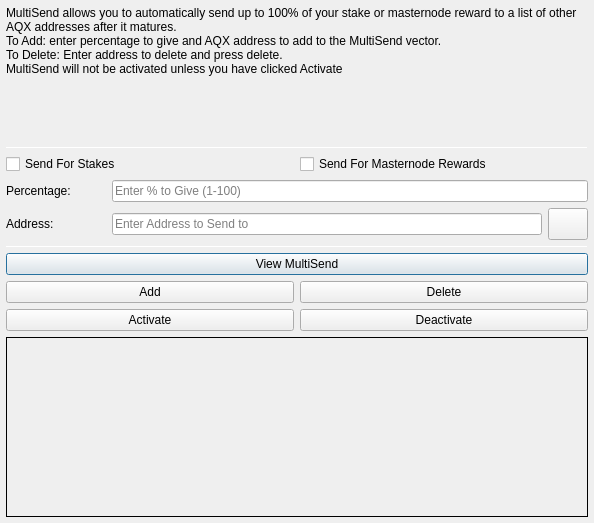
<?xml version="1.0" encoding="UTF-8"?>
<ui version="4.0">
 <class>MultiSendDialog</class>
 <widget class="QDialog" name="MultiSendDialog">
  <property name="windowModality">
   <enum>Qt::NonModal</enum>
  </property>
  <property name="geometry">
   <rect>
    <x>0</x>
    <y>0</y>
    <width>594</width>
    <height>523</height>
   </rect>
  </property>
  <property name="windowTitle">
   <string>MultiSend</string>
  </property>
  <layout class="QVBoxLayout" name="verticalLayout" stretch="0">
   <property name="leftMargin">
    <number>6</number>
   </property>
   <property name="topMargin">
    <number>6</number>
   </property>
   <property name="rightMargin">
    <number>6</number>
   </property>
   <property name="bottomMargin">
    <number>6</number>
   </property>
   <item>
    <layout class="QVBoxLayout" name="verticalLayout_Main" stretch="1,1,1,1,1,1">
     <item>
      <widget class="QLabel" name="label_2">
       <property name="lineWidth">
        <number>1</number>
       </property>
       <property name="text">
        <string>MultiSend allows you to automatically send up to 100% of your stake or masternode reward to a list of other AQX addresses after it matures.
To Add: enter percentage to give and AQX address to add to the MultiSend vector.
To Delete: Enter address to delete and press delete.
MultiSend will not be activated unless you have clicked Activate</string>
       </property>
       <property name="alignment">
        <set>Qt::AlignLeading|Qt::AlignLeft|Qt::AlignTop</set>
       </property>
       <property name="wordWrap">
        <bool>true</bool>
       </property>
      </widget>
     </item>
     <item>
      <widget class="Line" name="line">
       <property name="minimumSize">
        <size>
         <width>0</width>
         <height>1</height>
        </size>
       </property>
       <property name="maximumSize">
        <size>
         <width>16777215</width>
         <height>1</height>
        </size>
       </property>
       <property name="orientation">
        <enum>Qt::Horizontal</enum>
       </property>
      </widget>
     </item>
     <item>
      <layout class="QVBoxLayout" name="verticalLayout_Settings">
       <item>
        <layout class="QHBoxLayout" name="horizontalLayout">
         <item>
          <widget class="QCheckBox" name="multiSendStakeCheckBox">
           <property name="text">
            <string>Send For Stakes</string>
           </property>
          </widget>
         </item>
         <item>
          <widget class="QCheckBox" name="multiSendMasternodeCheckBox">
           <property name="text">
            <string>Send For Masternode Rewards</string>
           </property>
          </widget>
         </item>
        </layout>
       </item>
       <item>
        <layout class="QHBoxLayout" name="horizontalLayout_6">
         <item>
          <widget class="QLabel" name="label">
           <property name="minimumSize">
            <size>
             <width>100</width>
             <height>0</height>
            </size>
           </property>
           <property name="toolTip">
            <string>Percentage of stake to send</string>
           </property>
           <property name="text">
            <string>Percentage:</string>
           </property>
          </widget>
         </item>
         <item>
          <widget class="QLineEdit" name="multiSendPercentEdit">
           <property name="toolTip">
            <string>Enter whole numbers 1 - 100</string>
           </property>
           <property name="placeholderText">
            <string>Enter % to Give (1-100)</string>
           </property>
          </widget>
         </item>
        </layout>
       </item>
       <item>
        <layout class="QHBoxLayout" name="horizontalLayout_7">
         <item>
          <widget class="QLabel" name="label_5">
           <property name="minimumSize">
            <size>
             <width>100</width>
             <height>0</height>
            </size>
           </property>
           <property name="toolTip">
            <string>Address to send portion of stake to</string>
           </property>
           <property name="text">
            <string>Address:</string>
           </property>
          </widget>
         </item>
         <item>
          <widget class="QLineEdit" name="multiSendAddressEdit">
           <property name="toolTip">
            <string/>
           </property>
           <property name="placeholderText">
            <string>Enter Address to Send to</string>
           </property>
          </widget>
         </item>
         <item>
          <widget class="QPushButton" name="addressBookButton">
           <property name="maximumSize">
            <size>
             <width>16777215</width>
             <height>32</height>
            </size>
           </property>
           <property name="toolTip">
            <string>Choose an address from the address book</string>
           </property>
           <property name="text">
            <string/>
           </property>
           <property name="icon">
            <iconset resource="../Aquila.qrc">
             <normaloff>:/icons/address-book</normaloff>:/icons/address-book</iconset>
           </property>
           <property name="shortcut">
            <string>Alt+A</string>
           </property>
           <property name="autoDefault">
            <bool>false</bool>
           </property>
          </widget>
         </item>
        </layout>
       </item>
      </layout>
     </item>
     <item>
      <widget class="Line" name="line_2">
       <property name="minimumSize">
        <size>
         <width>0</width>
         <height>1</height>
        </size>
       </property>
       <property name="maximumSize">
        <size>
         <width>16777215</width>
         <height>1</height>
        </size>
       </property>
       <property name="orientation">
        <enum>Qt::Horizontal</enum>
       </property>
      </widget>
     </item>
     <item>
      <layout class="QVBoxLayout" name="verticalLayout_Buttons">
       <item>
        <layout class="QHBoxLayout" name="horizontalLayout_4">
         <item>
          <widget class="QPushButton" name="viewButton">
           <property name="toolTip">
            <string/>
           </property>
           <property name="statusTip">
            <string>View MultiSend Vector</string>
           </property>
           <property name="text">
            <string>View MultiSend</string>
           </property>
          </widget>
         </item>
        </layout>
       </item>
       <item>
        <layout class="QHBoxLayout" name="horizontalLayout_2">
         <item>
          <widget class="QPushButton" name="addButton">
           <property name="toolTip">
            <string/>
           </property>
           <property name="statusTip">
            <string>Add to MultiSend Vector</string>
           </property>
           <property name="text">
            <string>Add</string>
           </property>
          </widget>
         </item>
         <item>
          <widget class="QPushButton" name="deleteButton">
           <property name="toolTip">
            <string/>
           </property>
           <property name="statusTip">
            <string>Delete Address From MultiSend Vector</string>
           </property>
           <property name="text">
            <string>Delete</string>
           </property>
          </widget>
         </item>
        </layout>
       </item>
       <item>
        <layout class="QHBoxLayout" name="horizontalLayout_5">
         <item>
          <widget class="QPushButton" name="activateButton">
           <property name="statusTip">
            <string>Activate MultiSend</string>
           </property>
           <property name="text">
            <string>Activate</string>
           </property>
          </widget>
         </item>
         <item>
          <widget class="QPushButton" name="disableButton">
           <property name="statusTip">
            <string>Deactivate MultiSend</string>
           </property>
           <property name="text">
            <string>Deactivate</string>
           </property>
          </widget>
         </item>
        </layout>
       </item>
      </layout>
     </item>
     <item>
      <widget class="QLabel" name="message">
       <property name="minimumSize">
        <size>
         <width>0</width>
         <height>180</height>
        </size>
       </property>
       <property name="frameShape">
        <enum>QFrame::Panel</enum>
       </property>
       <property name="frameShadow">
        <enum>QFrame::Plain</enum>
       </property>
       <property name="lineWidth">
        <number>1</number>
       </property>
       <property name="midLineWidth">
        <number>1</number>
       </property>
       <property name="text">
        <string/>
       </property>
       <property name="alignment">
        <set>Qt::AlignLeading|Qt::AlignLeft|Qt::AlignTop</set>
       </property>
       <property name="wordWrap">
        <bool>true</bool>
       </property>
      </widget>
     </item>
    </layout>
   </item>
  </layout>
 </widget>
 <resources>
  <include location="../Aquila.qrc"/>
 </resources>
 <connections/>
</ui>
